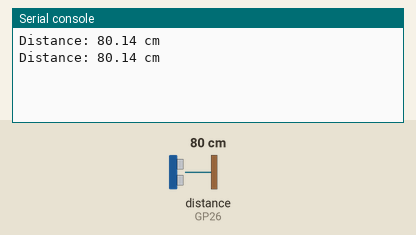
The program below on a simulated Raspberry Pi Pico running MicroPython. Shown: the last lines printed to the serial console. The test bench sets the inputs (shaded band); at power-on: distance to the obstacle (sensor on GP26) 80 cm. The echo pulse lasts 58.3 µs per cm.

Above: at 1.2 s.
1.3 s: distance to the obstacle (sensor on GP26) set to 2 cm
At 2.6 s:
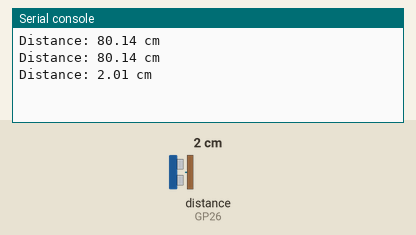
2.8 s: distance to the obstacle (sensor on GP26) set to 4 cm
At 3.8 s:
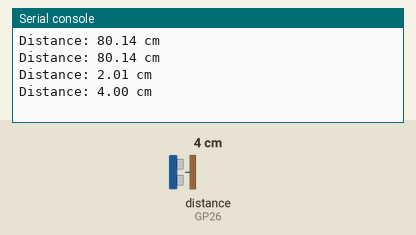
Timing chart, 0 to 5.8 s (numbered marks = the images above; inputs shaded):
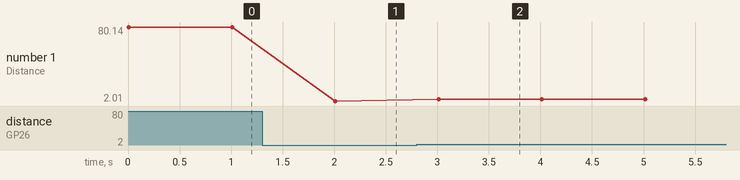

The program:

test3.py
```python
# this program is to test HC-SR04 ultrasonic sensor
from machine import Pin, time_pulse_us
import time

trigger = Pin(25, Pin.OUT)
echo = Pin(26, Pin.IN)

def get_distance():
    trigger.off()
    time.sleep_us(2)
    trigger.on()
    time.sleep_us(10)
    trigger.off()


    # Measure echo pulse duration in microseconds
    duration = time_pulse_us(echo, 1, 30000)  # Timeout = 30ms

    # Calculate distance in cm (sound speed = 34300 cm/s)
    distance_cm = (duration / 2) / 29.1
    return distance_cm

# Main loop
while True:
    dist = get_distance()
    print("Distance: {:.2f} cm".format(dist))
    time.sleep(1)
```

Measured:
- after the input at 1.3 s, the serial console: prints a new line after 0.71 s (image 1)
- after the input at 2.8 s, the serial console: prints a new line after 0.21 s (image 2)
- plotted number 1: 80.14 → 2.01 after the input at 1.3 s, 2.01 → 4 after the input at 2.8 s
